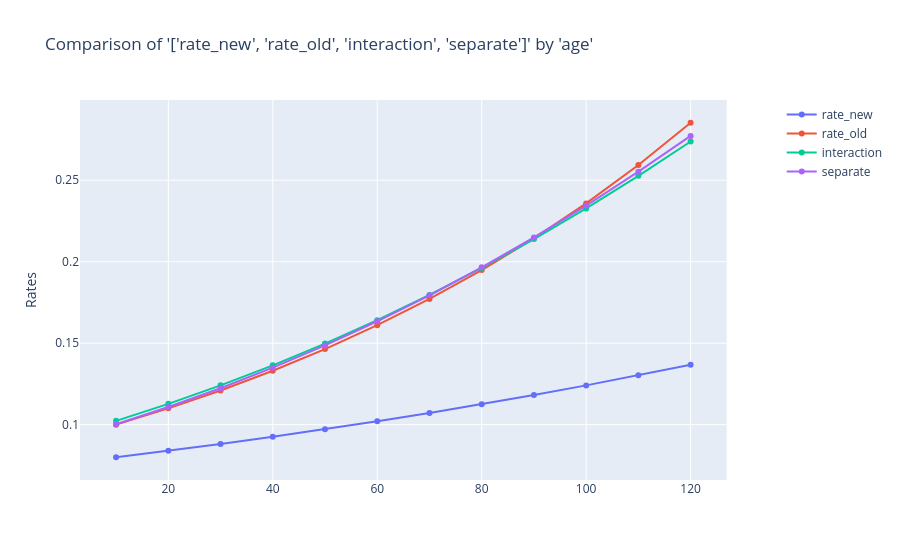

Notebook source saved alongside this figure:
### Code cell
charters.compare_rates(
    merge_old,
    x_axis="age",
    rates=["rate_new", "rate_old", "interaction", "separate"],
)

### Figure 1 — Plotly figure (JSON) as saved in the notebook; plotly's stock layout.template omitted (floating-point values rounded to 4 significant figures)
{"data": [{"mode": "lines+markers", "name": "rate_new", "type": "scatter", "x": [10, 20, 30, 40, 50, 60, 70, 80, 90, 100, 110, 120], "xaxis": "x", "y": [0.08, 0.084, 0.0882, 0.09261, 0.09724, 0.1021, 0.1072, 0.1126, 0.1182, 0.1241, 0.1303, 0.1368], "yaxis": "y"}, {"mode": "lines+markers", "name": "rate_old", "type": "scatter", "x": [10, 20, 30, 40, 50, 60, 70, 80, 90, 100, 110, 120], "xaxis": "x", "y": [0.1, 0.11, 0.121, 0.1331, 0.1464, 0.1611, 0.1772, 0.1949, 0.2144, 0.2358, 0.2594, 0.2853], "yaxis": "y"}, {"mode": "lines+markers", "name": "interaction", "type": "scatter", "x": [10, 20, 30, 40, 50, 60, 70, 80, 90, 100, 110, 120], "xaxis": "x", "y": [0.1023, 0.1128, 0.1241, 0.1364, 0.1498, 0.1641, 0.1796, 0.1962, 0.2139, 0.2327, 0.2527, 0.2738], "yaxis": "y"}, {"mode": "lines+markers", "name": "separate", "type": "scatter", "x": [10, 20, 30, 40, 50, 60, 70, 80, 90, 100, 110, 120], "xaxis": "x", "y": [0.1002, 0.1108, 0.1224, 0.135, 0.1487, 0.1635, 0.1794, 0.1966, 0.2149, 0.2345, 0.2553, 0.2772], "yaxis": "y"}], "layout": {"title": {"text": "Comparison of '['rate_new', 'rate_old', 'interaction', 'separate']' by 'age'"}, "xaxis": {"anchor": "y", "domain": [0, 0.94]}, "yaxis": {"anchor": "x", "domain": [0, 1], "title": {"text": "Rates"}, "type": "-"}, "yaxis2": {"anchor": "x", "overlaying": "y", "side": "right"}}}
